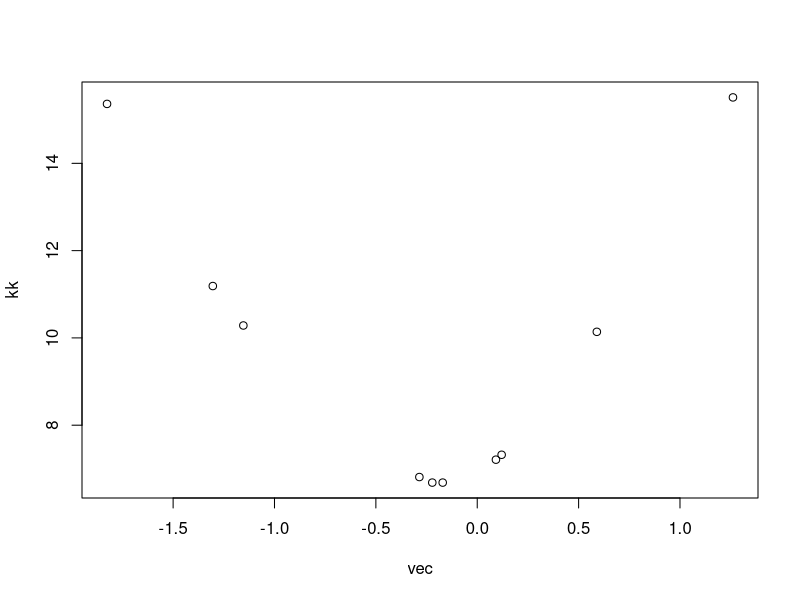
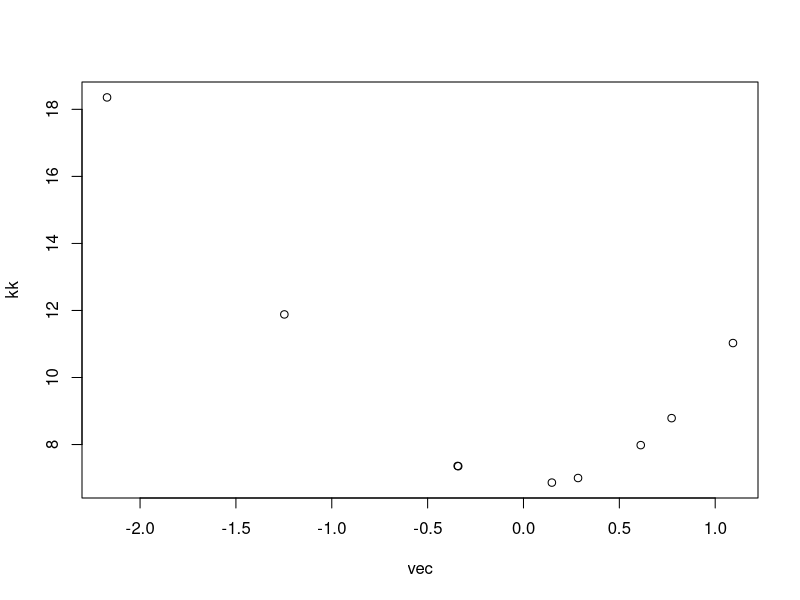

Generate these figures, in order, with R:
#a)
l2 <- function(c, datos){
  sum((datos-c)^2)
}

vec <- rnorm(200, 4)
l2(0, vec)
l2(mean(vec), vec)

vec <- rpois(50, 4)
l2(4, vec)
l2(mean(vec), vec)

#el c que minimiza es el promedio de los datos. Esto se demuestra derivando e igualando a 0

#b) medio que ya lo explico la profe

#par
vec <- rnorm(10)
l1 <- function(c){
  sum(abs(vec-c))
}
kk <- sapply(vec, l1)
plot(vec, kk)

#impar
vec <- rnorm(9)
l1 <- function(c){
  sum(abs(vec-c))
}
kk <- sapply(vec, l1)
plot(vec, kk)
